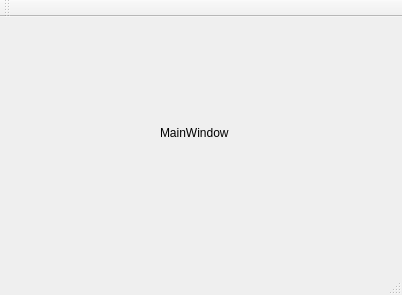
<?xml version="1.0" encoding="UTF-8"?>
<ui version="4.0">
 <class>mainWindowClass</class>
 <widget class="QMainWindow" name="mainWindowClass">
  <property name="geometry">
   <rect>
    <x>0</x>
    <y>0</y>
    <width>402</width>
    <height>295</height>
   </rect>
  </property>
  <property name="windowTitle">
   <string>mainWindow</string>
  </property>
  <widget class="QWidget" name="centralWidget">
   <widget class="QLabel" name="label">
    <property name="geometry">
     <rect>
      <x>160</x>
      <y>90</y>
      <width>111</width>
      <height>51</height>
     </rect>
    </property>
    <property name="text">
     <string>MainWindow</string>
    </property>
   </widget>
  </widget>
  <widget class="QMenuBar" name="menuBar">
   <property name="geometry">
    <rect>
     <x>0</x>
     <y>0</y>
     <width>402</width>
     <height>21</height>
    </rect>
   </property>
  </widget>
  <widget class="QToolBar" name="mainToolBar">
   <attribute name="toolBarArea">
    <enum>TopToolBarArea</enum>
   </attribute>
   <attribute name="toolBarBreak">
    <bool>false</bool>
   </attribute>
  </widget>
  <widget class="QStatusBar" name="statusBar"/>
 </widget>
 <layoutdefault spacing="6" margin="11"/>
 <resources>
  <include location="mainWindow.qrc"/>
 </resources>
 <connections/>
</ui>
